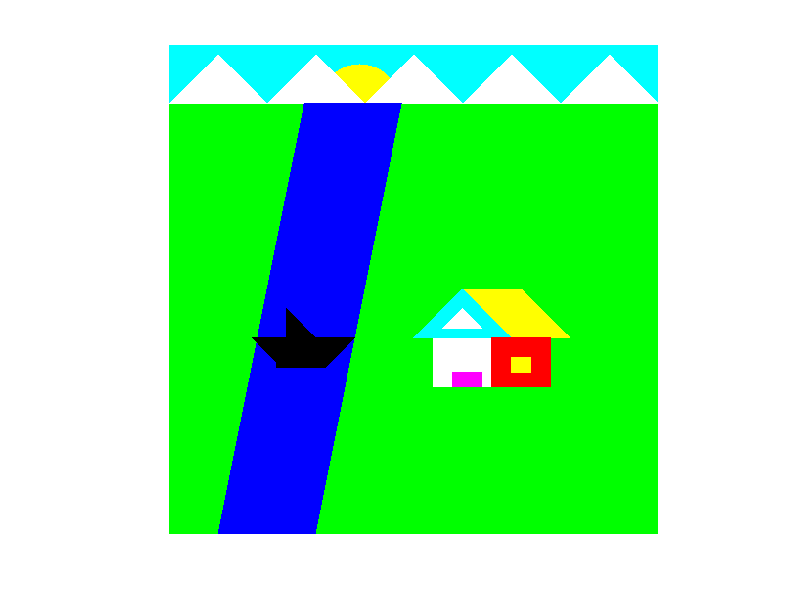

Write the MATLAB code that produced this figure.
img=zeros(500,500,3);
img(:,:,2)=255;
img(1:60,:,2)=100;
img(1:60,:,3)=100;

for i=20:100
  for j=160:240
    if(sqrt((i-60)^2+(j-195)^2)<=40)
      img(i,j,1:2)=255;
      img(i,j,3)=0;
    endif
  endfor
endfor


k=0;
for r=60:-1:10
    img(r,k+1:100-k,:)=255;
    k=k+1;
endfor

k=0;
for r=60:-1:10
    img(r,k+101:200-k,:)=25;
    #img(r,k+101:200-k,2)=60;
    #img(r,k+101:200-k,3)=155;
    k=k+1;
endfor

k=0;
for r=60:-1:10
    img(r,k+201:300-k,:)=255;
    k=k+1;
endfor

k=0;
for r=60:-1:10
    img(r,k+301:400-k,:)=255;
    k=k+1;
endfor


k=0;
for r=60:-1:10
    img(r,k+401:500-k,:)=255;
    k=k+1;
endfor

####  river

k1=0
k=0;
for r=500:-1:60
    img(r,k1+51:150+k1,:)=0;
    img(r,k1+51:150+k1,3)=255;
    k=k+1;
    m=mod(k,5);
    if(m==0)
      k1=k1+1;
    endif
endfor

### river end

## hut


img(250:300,300:360,1:2)=255;
img(250:300,300:360,3)=0;


k=0;
for r=300:-1:250
    img(r,k+280:410-k,:)=0;
    img(r,k+280:410-k,1:2)=255;
    k=k+1;
endfor

img(300:350,270:330,:)=255;

img(335:350,290:320,2)=0;


k=0;
for r=300:-1:250
    img(r,k+250:350-k,1)=0;
    img(r,k+250:350-k,2:3)=255;
    k=k+1;
endfor

#####3 small ttriangle

k=0;
for r=290:-1:260
    img(r,k+280:320-k,1)=255;
    k=k+1;
endfor



#######################



img(300:350,330:390,1)=255;
img(300:350,330:390,2:3)=0;

img(320:335,350:370,2)=255;

### boat
img(300:330,110:160,:)=0;
k=0;
x=0
for r=300:330
    img(r,85+k:110,1)=0;
    img(r,85+k:110,2:3)=0;
    k=k+1;
    #if(mod(k,2)==0)
endfor

k=0;
for r=300:330
    img(r,160:190-k,1)=0;
    img(r,160:190-k,2:3)=0;
    k=k+1;
    #if(mod(k,2)==0)
endfor

k=30;
for r=270:300
    img(r,120:150-k,1)=0;
    img(r,120:150-k,2:3)=0;
    k=k-1;
    #if(mod(k,2)==0)
endfor






### boat end

imshow(img);
